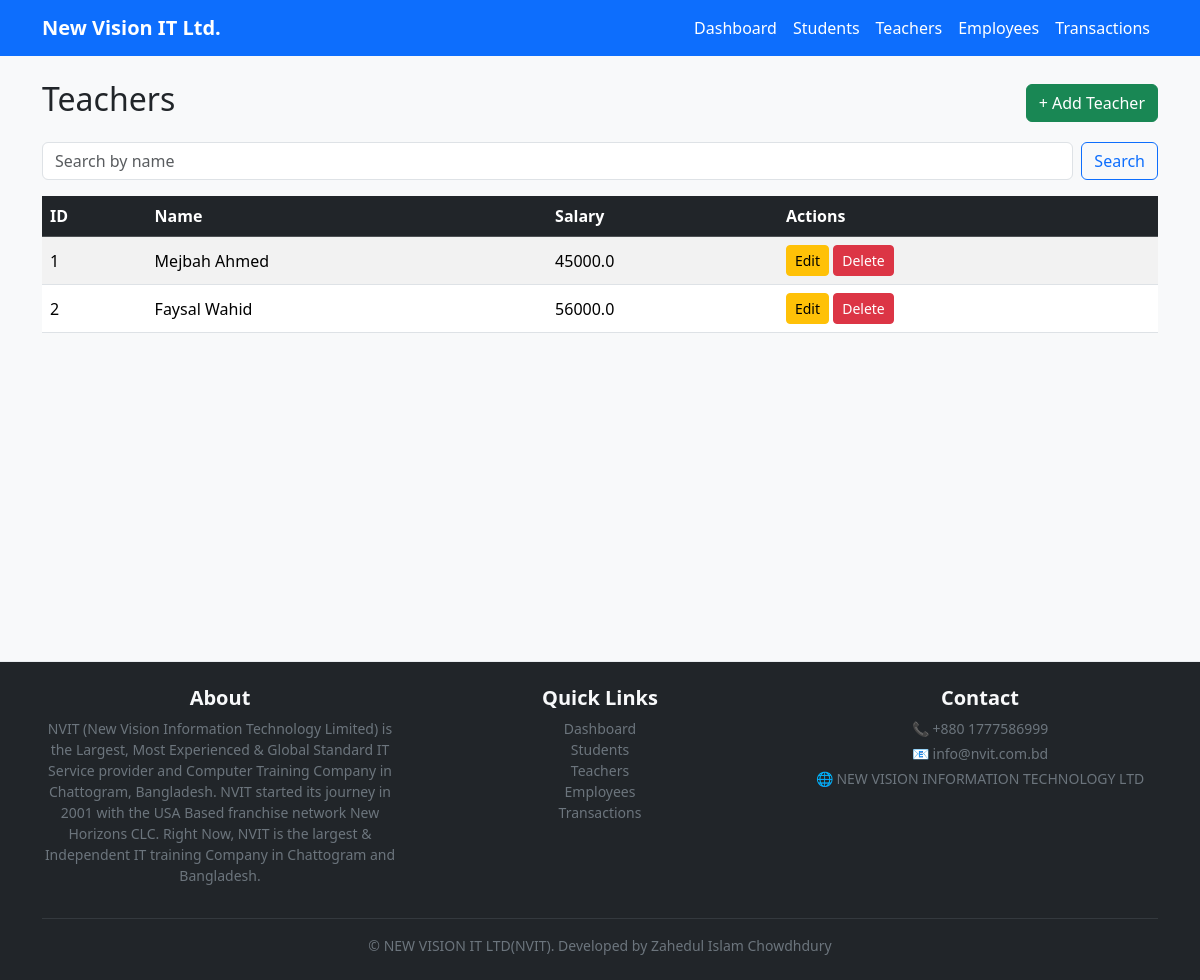
Screenshot of /teachers/ with the database file from the repository.
### myvenv/models.py (models this page shows)
class Teacher(db.Model):
    id = db.Column(db.Integer, primary_key=True)        # Teacher ID
    name = db.Column(db.String(100))                    # Name
    subject = db.Column(db.String(100))                 # Subject
    salary = db.Column(db.Float)                        # Salary
    transactions = db.relationship('Transaction', backref='teacher', lazy=True)  # Linked transactions

### myvenv/routes/teacher_routes.py (the view)
@teacher_bp.route('/')
def teachers():
    teachers = Teacher.query.all()
    return render_template('teachers.html', teachers=teachers)

### myvenv/templates/teachers.html
{% extends "base.html" %}
{% block content %}
<div class="d-flex justify-content-between align-items-center mb-3">
  <h2>Teachers</h2>
  <a class="btn btn-success" href="{{ url_for('teacher_bp.add_teacher') }}">+ Add Teacher</a>
</div>
<form class="d-flex mb-3" method="get" action="{{ url_for('teacher_bp.search_teacher') }}">
  <input class="form-control me-2" type="search" name="q" placeholder="Search by name" value="{{ q if q else '' }}">
  <button class="btn btn-outline-primary">Search</button>
</form>
<table class="table table-striped table-hover">
  <thead class="table-dark"><tr><th>ID</th><th>Name</th><th>Salary</th><th>Actions</th></tr></thead>
  <tbody>
  {% for t in teachers %}
    <tr>
      <td>{{ t.id }}</td>
      <td>{{ t.name }}</td>
      <td>{{ t.salary }}</td>
      <td>
        <a class="btn btn-sm btn-warning" href="{{ url_for('edit',kind='teacher', id=t.id) }}">Edit</a>
        <a class="btn btn-sm btn-danger" href="{{ url_for('teacher_bp.delete_teacher', id=t.id) }}" onclick="return confirm('Delete this teacher?')">Delete</a>
      </td>
    </tr>
  {% endfor %}
  </tbody>
</table>
<br><br><br><br><br><br><br><br><br><br><br>
{% endblock %}

### myvenv/static/style.css (style rules this page uses)
body { background-color: #f8f9fa; }
.table th, .table td { vertical-align: middle; }

### rows the page displays
Teacher: id "1", name "Mejbah Ahmed", salary "45000.0"
Teacher: id "2", name "Faysal Wahid", salary "56000.0"
